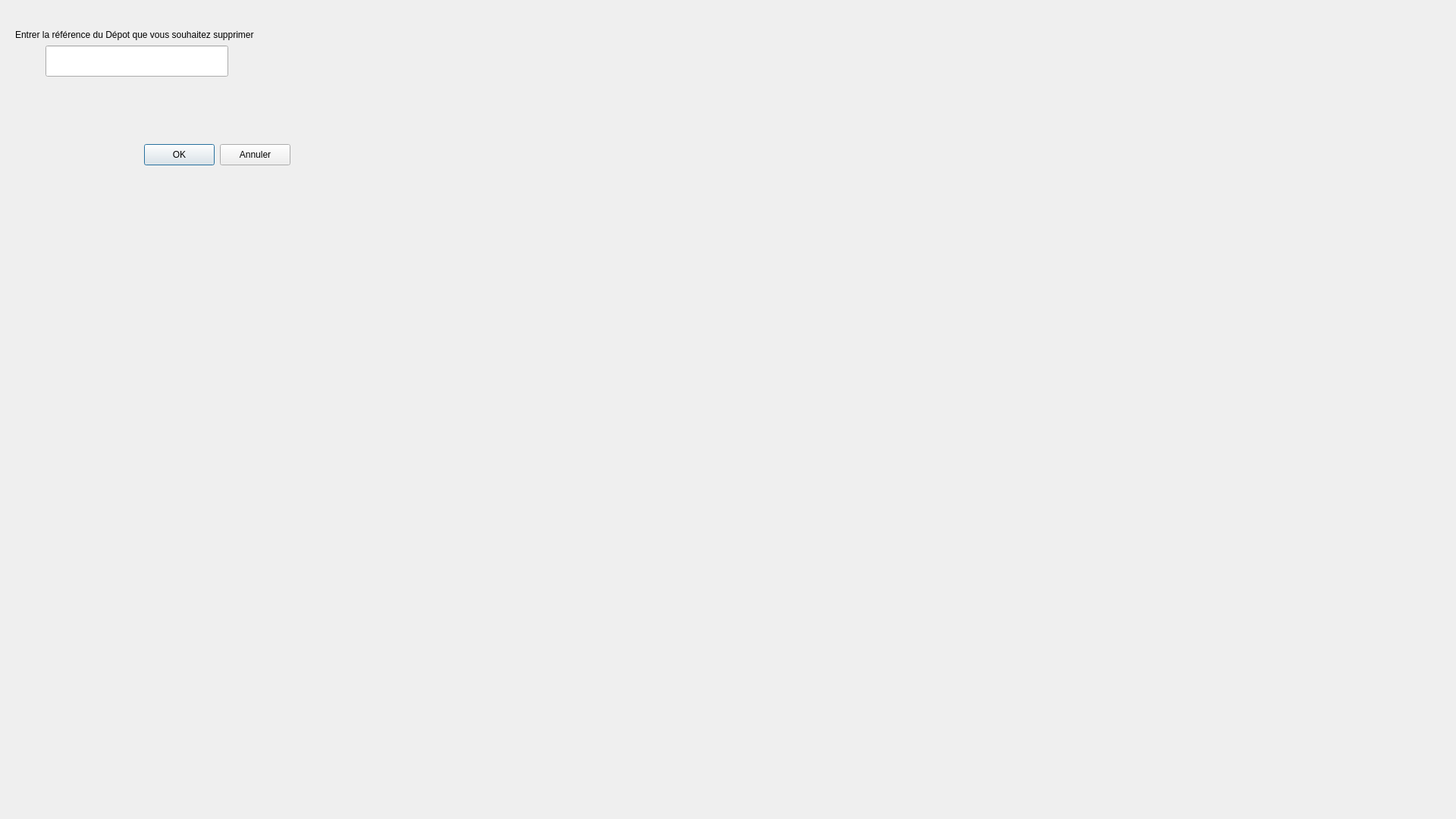
<?xml version="1.0" encoding="UTF-8"?>
<ui version="4.0">
 <class>supprimer_dep</class>
 <widget class="QDialog" name="supprimer_dep">
  <property name="geometry">
   <rect>
    <x>0</x>
    <y>0</y>
    <width>1920</width>
    <height>1080</height>
   </rect>
  </property>
  <property name="windowTitle">
   <string>Dialog</string>
  </property>
  <widget class="QPushButton" name="pushButton">
   <property name="geometry">
    <rect>
     <x>190</x>
     <y>190</y>
     <width>93</width>
     <height>28</height>
    </rect>
   </property>
   <property name="text">
    <string>OK</string>
   </property>
  </widget>
  <widget class="QLabel" name="label">
   <property name="geometry">
    <rect>
     <x>20</x>
     <y>30</y>
     <width>351</width>
     <height>31</height>
    </rect>
   </property>
   <property name="text">
    <string>Entrer la référence du Dépot que vous souhaitez supprimer</string>
   </property>
  </widget>
  <widget class="QPushButton" name="pushButton_2">
   <property name="geometry">
    <rect>
     <x>290</x>
     <y>190</y>
     <width>93</width>
     <height>28</height>
    </rect>
   </property>
   <property name="text">
    <string>Annuler</string>
   </property>
  </widget>
  <widget class="QLineEdit" name="idsupp">
   <property name="geometry">
    <rect>
     <x>60</x>
     <y>60</y>
     <width>241</width>
     <height>41</height>
    </rect>
   </property>
  </widget>
  <widget class="QLabel" name="label_2">
   <property name="geometry">
    <rect>
     <x>0</x>
     <y>0</y>
     <width>1920</width>
     <height>1080</height>
    </rect>
   </property>
   <property name="text">
    <string/>
   </property>
   <property name="pixmap">
    <pixmap resource="resource.qrc">:/Downloads/74217842_1026617407684361_1400118106809958400_n.png</pixmap>
   </property>
  </widget>
  <zorder>label_2</zorder>
  <zorder>pushButton</zorder>
  <zorder>label</zorder>
  <zorder>pushButton_2</zorder>
  <zorder>idsupp</zorder>
 </widget>
 <resources>
  <include location="resource.qrc"/>
 </resources>
 <connections/>
</ui>
